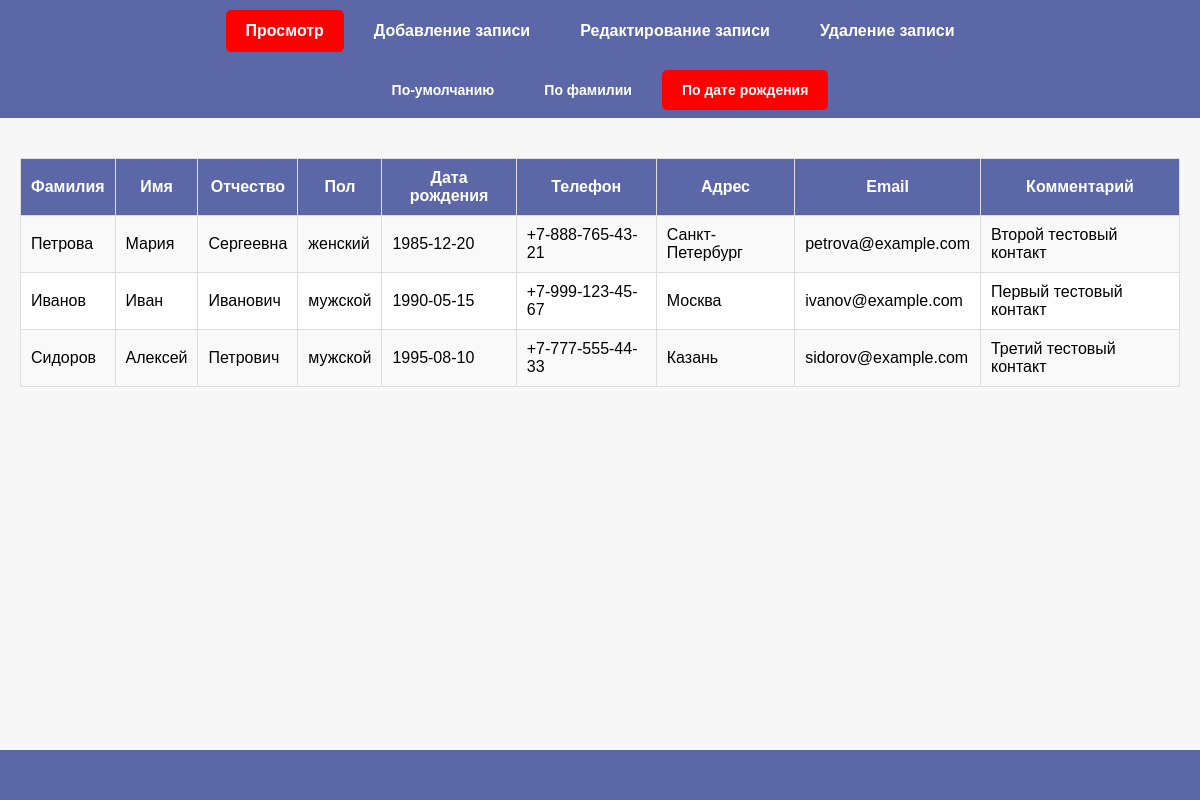
/?p=viewer&sort=date, run on the app's committed database.
### tables this page shows
CREATE TABLE `contacts` (
  `id` int(11) NOT NULL,
  `surname` varchar(50) NOT NULL,
  `name` varchar(50) NOT NULL,
  `lastname` varchar(50) DEFAULT NULL,
  `gender` enum('мужской','женский') DEFAULT NULL,
  `date` date DEFAULT NULL,
  `phone` varchar(20) DEFAULT NULL,
  `location` text DEFAULT NULL,
  `email` varchar(100) DEFAULT NULL,
  `comment` text DEFAULT NULL
);

### viewer.php (the view, shortened to what this page needs)
<?php
function getContactsList($type = 'byid', $page = 0) {
    $mysqli = mysqli_connect('localhost', 'root', '', 'notebook');
    $order_by = '';
    switch($type) {
        case 'date': $order_by = 'ORDER BY date'; break;
    }
    $per_page = 10;
    $offset = $page * $per_page;
    $sql = "SELECT * FROM contacts $order_by LIMIT $offset, $per_page";
    $result = mysqli_query($mysqli, $sql);
    $output = '<table style="width: 100%; border-collapse: collapse; margin: 20px 0;">';
    $output .= '<tr style="background-color: #5c67a8; color: white;">';
    $output .= '<th style="padding: 10px; border: 1px solid #ddd;">Фамилия</th>';
    $output .= '<th style="padding: 10px; border: 1px solid #ddd;">Имя</th>';
    $output .= '<th style="padding: 10px; border: 1px solid #ddd;">Отчество</th>';
    $output .= '<th style="padding: 10px; border: 1px solid #ddd;">Пол</th>';
    $output .= '<th style="padding: 10px; border: 1px solid #ddd;">Дата рождения</th>';
    $output .= '<th style="padding: 10px; border: 1px solid #ddd;">Телефон</th>';
    $output .= '<th style="padding: 10px; border: 1px solid #ddd;">Адрес</th>';
    $output .= '<th style="padding: 10px; border: 1px solid #ddd;">Email</th>';
    $output .= '<th style="padding: 10px; border: 1px solid #ddd;">Комментарий</th>';
    $output .= '</tr>';
    $row_count = 0;
    while ($row = mysqli_fetch_assoc($result)) {
        $bg_color = ($row_count % 2 == 0) ? '#f9f9f9' : '#ffffff';
        $output .= '<tr style="background-color: ' . $bg_color . ';">';
        $output .= '<td style="padding: 10px; border: 1px solid #ddd;">' . htmlspecialchars($row['surname']) . '</td>';
        $output .= '<td style="padding: 10px; border: 1px solid #ddd;">' . htmlspecialchars($row['name']) . '</td>';
        $output .= '<td style="padding: 10px; border: 1px solid #ddd;">' . htmlspecialchars($row['lastname']) . '</td>';
        $output .= '<td style="padding: 10px; border: 1px solid #ddd;">' . htmlspecialchars($row['gender']) . '</td>';
        $output .= '<td style="padding: 10px; border: 1px solid #ddd;">' . htmlspecialchars($row['date']) . '</td>';
        $output .= '<td style="padding: 10px; border: 1px solid #ddd;">' . htmlspecialchars($row['phone']) . '</td>';
        $output .= '<td style="padding: 10px; border: 1px solid #ddd;">' . htmlspecialchars($row['location']) . '</td>';
        $output .= '<td style="padding: 10px; border: 1px solid #ddd;">' . htmlspecialchars($row['email']) . '</td>';
        $output .= '<td style="padding: 10px; border: 1px solid #ddd;">' . htmlspecialchars($row['comment']) . '</td>';
        $output .= '</tr>';
        $row_count++;
    }
    $output .= '</table>';
    return $output;
}
?>

### style.css (style rules this page uses)
:root { --color_a: rgb(1, 5, 17); --back_a: rgba(92, 103, 168, 0.541); }
html { font-family: sans-serif; font-size: 16px; }
body { padding: 0; margin: 0; font-family: sans-serif; background-color: rgb(247, 247, 247); font-size: 16px; }
*, *::after, *::before { box-sizing: border-box; }

### data on the page
contacts: surname "Петрова", name "Мария", lastname "Сергеевна", gender "женский", date "1985-12-20", phone "+7-888-765-43-21", location "Санкт-Петербург", email "petrova@example.com", comment "Второй тестовый контакт"
contacts: surname "Иванов", name "Иван", lastname "Иванович", gender "мужской", date "1990-05-15", phone "+7-999-123-45-67", location "Москва", email "ivanov@example.com", comment "Первый тестовый контакт"
contacts: surname "Сидоров", name "Алексей", lastname "Петрович", gender "мужской", date "1995-08-10", phone "+7-777-555-44-33", location "Казань", email "sidorov@example.com", comment "Третий тестовый контакт"

### other printed values
$value "Просмотр"
$value "Добавление записи"
$value "Редактирование записи"
$value "Удаление записи"
$value "По-умолчанию"
$value "По фамилии"
$value "По дате рождения"
